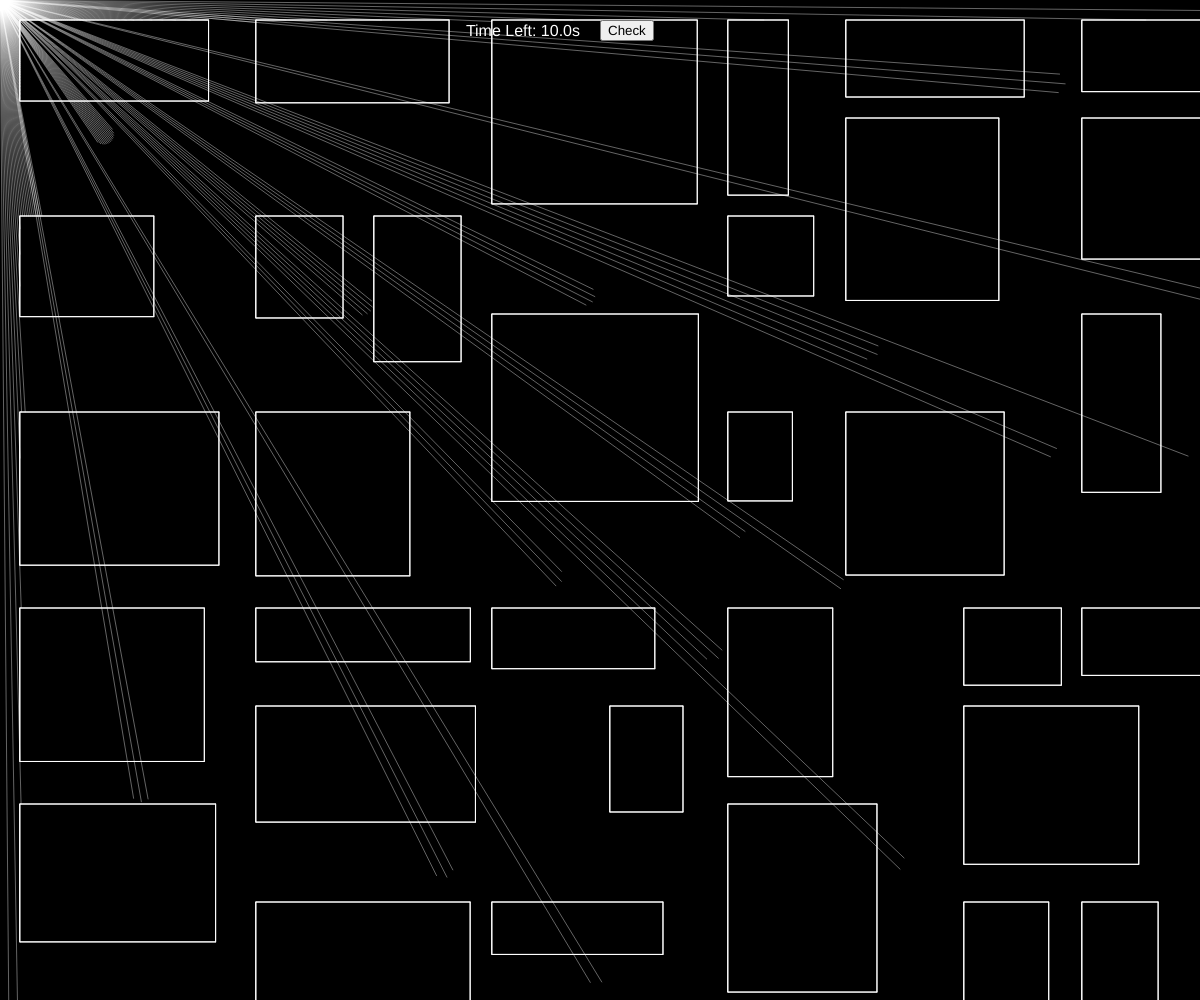
Frame 1 (no input)
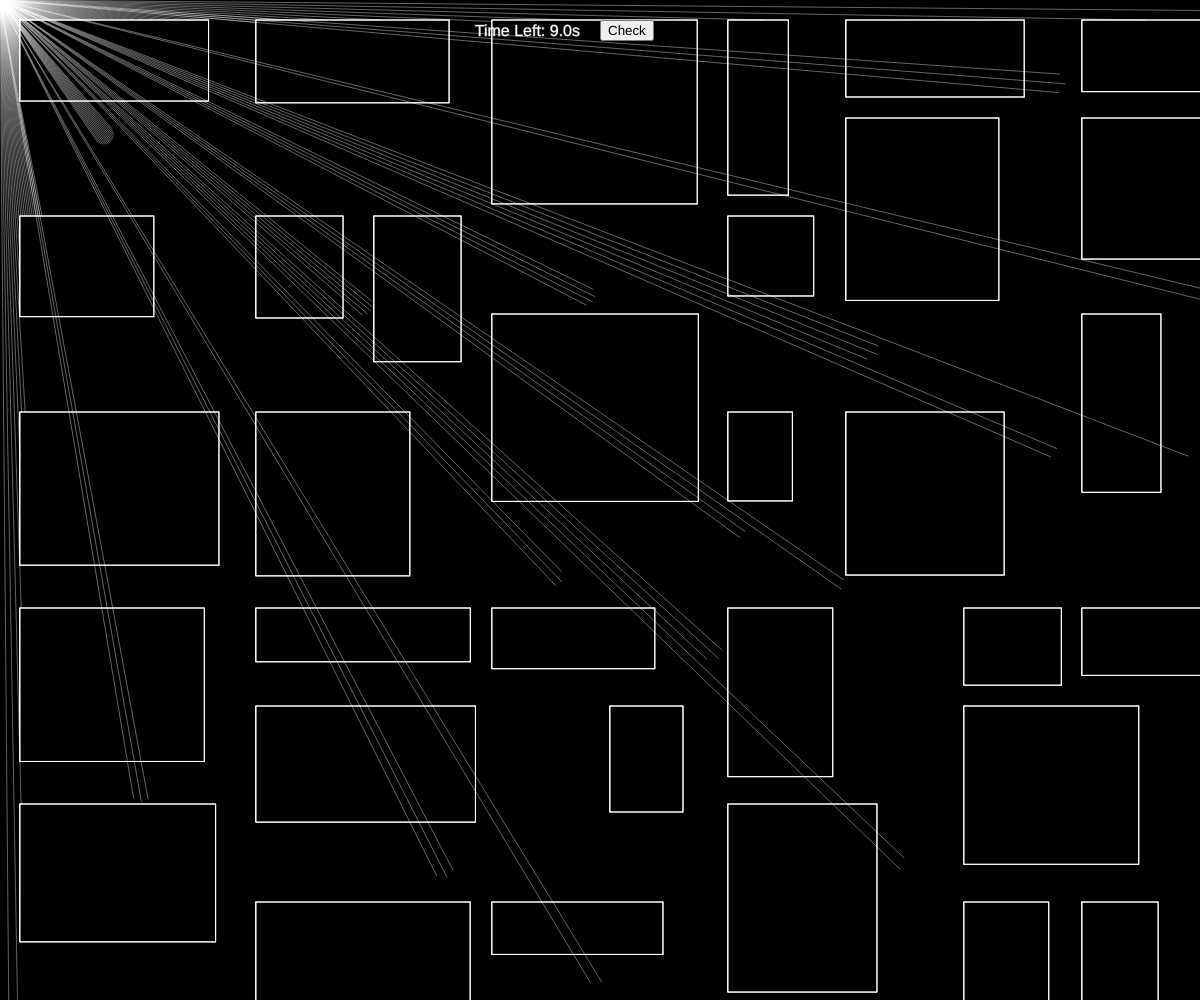
Frame 60 (no input)
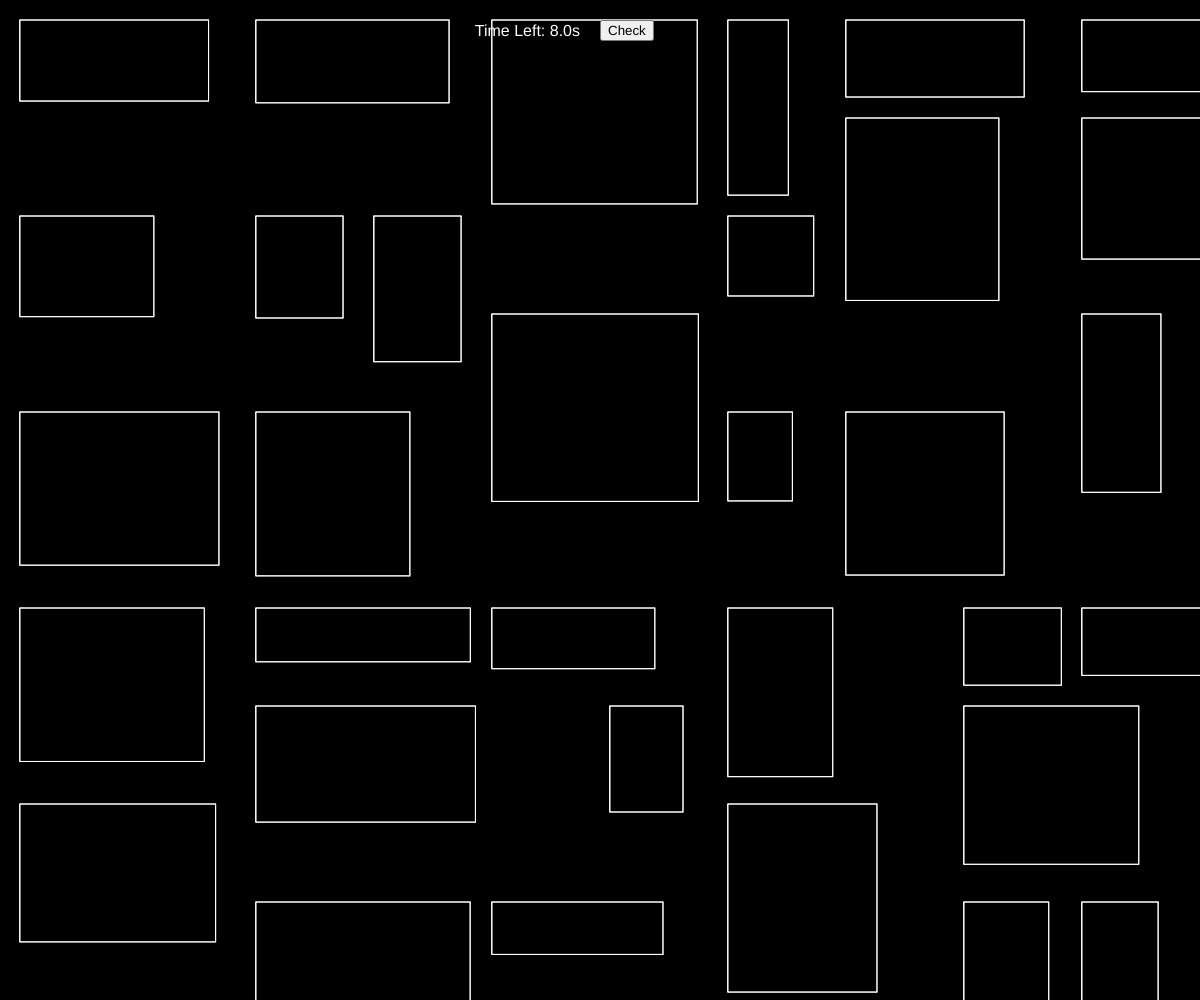
Frame 120 (the mouse pressed at the canvas centre since frame 60)

The p5.js sketch that drew these frames (run headless with seeded random() and noise() and a simulated clock; from frame 60 on, the mouse is pressed at the canvas centre):

// p5.js sketch
// ── sketch.js
let walls = [];
let circles = [];
let rectangleCount = 10; // Number of rectangles per row and column
let targetCircleCount = 10; // Set your target number of red circles here
let spacing = 20; // Space between rectangles
let particle;
let rayDensity = 0.5; // Angle step (increase for more rays)
let redCircleCount = 0;
let message = "";
let circleCount
let startTime;
let timerDuration = 10000; // 15 seconds in milliseconds
function preload() {
 
}

function setup() {
  createCanvas(windowWidth, windowHeight);
  textSize(32);
  textAlign(CENTER, CENTER);
  startTime = millis(); // Start the timer

  const gridSpacingX = (width - spacing * (rectangleCount + 1)) / rectangleCount; // Horizontal grid spacing
  const gridSpacingY = (height - spacing * (rectangleCount + 1)) / rectangleCount; // Vertical grid spacing

  // Create a grid of rectangles
  for (let row = 0; row < rectangleCount; row++) {
    for (let col = 0; col < rectangleCount; col++) {
      let attempts = 0;
      let newRect;
      let isValid = false;

      while (attempts < 100 && !isValid) {
        // Calculate the position of each rectangle with spacing
        const x = col * (gridSpacingX + spacing) + spacing;
        const y = row * (gridSpacingY + spacing) + spacing;
        const w = random(width * 0.05, width * 0.2); // Random width for each rectangle
        const h = random(height * 0.05, height * 0.2); // Random height for each rectangle

        newRect = new Rectangle(x, y, w, h);
        isValid = true;

        // Check if the new rectangle intersects with any other rectangle
        for (let existingRect of walls) {
          if (newRect.intersects(existingRect)) {
            isValid = false; // Set to false if overlap is detected
            break;
          }
        }

        attempts++;
      }

      // If a valid rectangle is found, add it to the walls
      if (isValid) {
        walls.push(newRect);
      }
    }
  }

  // Create a random number of red circles between 5 and 20
   circleCount = int(random(5, 21)); // Random count between 5 and 20

  // Create the red circles and ensure no intersection with rectangles or other circles
  while (circles.length < circleCount) {
    let attempts = 0;
    let newCircle;
    let isValid = false;

    while (attempts < 100 && !isValid) {
      let x = random(width);
      let y = random(height);
      let r = 10; // Small radius for the red circles

      newCircle = new Circle(x, y, r);
      isValid = true;

      // Check for intersection with any rectangle
      for (let wall of walls) {
        if (newCircle.intersects(wall)) {
          isValid = false; // If the circle intersects a rectangle, try again
          break;
        }
      }

      // Check for intersection with any other circle
      for (let otherCircle of circles) {
        let distance = dist(newCircle.x, newCircle.y, otherCircle.x, otherCircle.y);
        if (distance < newCircle.r + otherCircle.r + 50) { // Ensure minimum space between circles (50px)
          isValid = false; // If there's an intersection, try again
          break;
        }
      }

      attempts++;
    }

    if (isValid) {
      circles.push(newCircle); // Add the valid circle to the array
    }
  }

  // Create particle for ray-casting
  particle = new Particle();

  noCursor();
   checkButton = createButton('Check');
   checkButton.position(width/2, 20);
  checkButton.mousePressed(checkCircles); 
  
  // Attach the checkCircles function to the button
}

function draw() {
  background(0); // Background color
  text(message, width / 2, height / 2); 
let elapsedTime = millis() - startTime; // Calculate elapsed time
  let remainingTime = max(0, timerDuration - elapsedTime); // Time left

  // Display the timer
  fill(255);
  textSize(16);
  textAlign(RIGHT, RIGHT);
  text(`Time Left: ${(remainingTime / 1000).toFixed(1)}s`, width / 2 - 20, 32);


  // Display the message in the center
  text(message, width / 2, height / 2);
  let insideRectangle = false;
  // Display the count of red circles in the upper-left corner
   fill(255); // White color for the text
 if (remainingTime === 0) {
    message = "Game Over";
  }

  //text(`Red Circles: ${redCircleCount}`, 20, 20);
  // Draw all rectangles with their boundaries
  for (let wall of walls) {
    wall.show(); // Draw each rectangle

    // Check if the mouse is inside this rectangle
    if (mouseX > wall.x && mouseX < wall.x + wall.w &&
        mouseY > wall.y && mouseY < wall.y + wall.h) {
      insideRectangle = true; // Mouse is inside the rectangle
    }
  }

  // Draw the red circles
  for (let circle of circles) {
    circle.show(); // Draw each circle
  }

  // If the mouse is inside a rectangle, hide rays
  if (!insideRectangle) {
    particle.update(mouseX, mouseY);
    particle.show();
    particle.look(walls); // Cast rays to interact with walls and canvas edges
     // Count how many red circles are there
  redCircleCount = circles.filter(circle => circle.color && circle.color.levels[0] === 255 && circle.color.levels[1] === 0 && circle.color.levels[2] === 0).length;

  }
  
  
}

/////////////////////////////////////////////// Rectangle Class
class Rectangle {
  constructor(x, y, w, h) {
    this.x = x; // Top-left x-coordinate
    this.y = y; // Top-left y-coordinate
    this.w = w; // Width
    this.h = h; // Height

    // Create boundaries for the rectangle
    this.edges = [
      new Boundary(this.x, this.y, this.x + this.w, this.y), // Top edge
      new Boundary(this.x + this.w, this.y, this.x + this.w, this.y + this.h), // Right edge
      new Boundary(this.x + this.w, this.y + this.h, this.x, this.y + this.h), // Bottom edge
      new Boundary(this.x, this.y + this.h, this.x, this.y) // Left edge
    ];
  }

  show() {
    // Draw the rectangle's boundaries (edges)
    stroke(255);
    noFill();
    rect(this.x, this.y, this.w, this.h);
    
    // Optionally, show the edges as lines for clarity
    for (let edge of this.edges) {
      edge.show(); // Draw each boundary line
    }
  }

  // Check if this rectangle intersects with another rectangle
  intersects(other) {
    return !(this.x + this.w + spacing < other.x || // This rectangle is to the left of the other
             this.x > other.x + other.w + spacing || // This rectangle is to the right of the other
             this.y + this.h + spacing < other.y || // This rectangle is above the other
             this.y > other.y + other.h + spacing); // This rectangle is below the other
  }
}
function checkCircles() {

  if (redCircleCount === circleCount) {
    message = "You Win!";  // Set message to "You Win!"
  } else {
    message = "Game Over";  // Set message to "Game Over"
  }
}



/////////////////////////////////////////////// Boundary Class (for edges)
class Boundary {
  constructor(x1, y1, x2, y2) {
    this.a = createVector(x1, y1);
    this.b = createVector(x2, y2);
  }

  show() {
    stroke(255); // Edge color
    line(this.a.x, this.a.y, this.b.x, this.b.y);
  }
}
class Circle {
  constructor(x, y, r) {
    this.x = x;
    this.y = y;
    this.r = r;
    this.color = null; // No color by default (transparent)
    this.isIntersected = false; // Track if the circle is intersected
    this.intersectCount = 0; // Counter for how many rays intersected the circle
  }

  show() {
    if (this.color !== null) {
      fill(this.color); // Use the circle's current color if not null
    } else {
      noFill(); // No fill if the color is null (transparent)
    }
    noStroke();
    ellipse(this.x, this.y, this.r * 2); // Draw the circle
  }

  intersects(rect) {
    // Check if the circle intersects with a rectangle
    let closestX = constrain(this.x, rect.x, rect.x + rect.w);
    let closestY = constrain(this.y, rect.y, rect.y + rect.h);
    let d = dist(this.x, this.y, closestX, closestY);
    return d < this.r;
  }
}


//////////////////////////////////////////////////// Particle look method (Corrected)

//////////////////////////////////////////////////// Particle look method (Updated)
class Particle {
  constructor() {
    this.pos = createVector(width / 2, height / 2);
    this.rays = [];
    for (let a = 0; a < 360; a += rayDensity) { // Decrease step for more rays
      this.rays.push(new Ray(this.pos, radians(a)));
    }
  }

  update(x, y) {
    this.pos.set(x, y);
  }

  look(walls) {
    // Reset circle states at the start of each frame
    for (let circle of circles) {
      circle.isIntersected = false; // Assume no intersection by default
      circle.intersectCount = 0; // Reset intersect count
    }

    for (let i = 0; i < this.rays.length; i++) {
      const ray = this.rays[i];
      let closest = null;
      let record = Infinity;

      // Check intersections with rectangles (walls)
      for (let wall of walls) {
        for (let edge of wall.edges) {
          const pt = ray.cast(edge);
          if (pt) {
            const d = p5.Vector.dist(this.pos, pt);
            if (d < record) {
              record = d;
              closest = pt; // Closest point is the wall intersection for now
            }
          }
        }
      }

      // Check intersections with circles, but only if no rectangle blocks the way
      for (let circle of circles) {
        const pt = ray.intersectsCircle(circle);
        if (pt) {
          const d = p5.Vector.dist(this.pos, pt);

          // Check if any wall is closer than the circle
          let isBlocked = false;
          for (let wall of walls) {
            for (let edge of wall.edges) {
              const wallPt = ray.cast(edge);
              if (wallPt) {
                const wallDist = p5.Vector.dist(this.pos, wallPt);
                if (wallDist < d) {
                  isBlocked = true; // Rectangle blocks the path to the circle
                  break;
                }
              }
            }
            if (isBlocked) break;
          }

          // If not blocked, check if this is the closest intersection
          if (!isBlocked && d < record) {
            circle.isIntersected = true; // Mark circle as intersected
            circle.intersectCount++; // Increment the intersection counter
            record = d;
            closest = pt; // Update closest point to be the circle intersection
          }
        }
      }

      // Check intersections with canvas edges
      const edgePt = ray.castCanvasEdge();
      if (edgePt) {
        const d = p5.Vector.dist(this.pos, edgePt);
        if (d < record) {
          record = d;
          closest = edgePt;
        }
      }

      if (closest) {
        stroke(255, 100); // Ray color
        line(this.pos.x, this.pos.y, closest.x, closest.y); // Draw the ray
      }
    }

    // Update circle colors after all rays are checked
    for (let circle of circles) {
      if (circle.intersectCount >= 50) { // If 50 rays have intersected the circle
        circle.color = color(255, 0, 0); // Change color to red
      }
    }
  }

  show() {
    fill(255);
    noStroke();
    ellipse(this.pos.x, this.pos.y, 4); // Light source
    for (let ray of this.rays) {
      ray.show();
    }
  }
}


/////////////////////////////////////////////// Ray Class
class Ray {
  intersectsCircle(circle) {
  const cx = circle.x;
  const cy = circle.y;
  const r = circle.r;

  // Vector from ray position to circle center
  const toCircle = createVector(cx - this.pos.x, cy - this.pos.y);

  // Project `toCircle` onto the ray direction
  const proj = p5.Vector.dot(toCircle, this.dir);

  // Find the closest point on the ray to the circle center
  const closest = p5.Vector.add(this.pos, p5.Vector.mult(this.dir, proj));

  // Calculate distance from the closest point to the circle center
  const distToCenter = dist(closest.x, closest.y, cx, cy);

  // If this distance is less than the circle radius, there is an intersection
  if (distToCenter < r) {
    // Calculate the intersection point
    const offset = sqrt(r * r - distToCenter * distToCenter);
    const intersection = p5.Vector.add(closest, p5.Vector.mult(this.dir, -offset));
    return intersection;
  }

  return null; // No intersection
}

  constructor(pos, angle) {
    this.pos = pos;
    this.dir = p5.Vector.fromAngle(angle);
  }

  lookAt(x, y) {
    this.dir.x = x - this.pos.x;
    this.dir.y = y - this.pos.y;
    this.dir.normalize();
  }

  show() {
    stroke(255);
    push();
    translate(this.pos.x, this.pos.y);
    line(0, 0, this.dir.x * 10, this.dir.y * 10); // Length of ray
    pop();
  }

  cast(wall) {
    const x1 = wall.a.x;
    const y1 = wall.a.y;
    const x2 = wall.b.x;
    const y2 = wall.b.y;
    const x3 = this.pos.x;
    const y3 = this.pos.y;
    const x4 = this.pos.x + this.dir.x;
    const y4 = this.pos.y + this.dir.y;

    const den = (x1 - x2) * (y3 - y4) - (y1 - y2) * (x3 - x4);
    if (den == 0) {
      return;
    }

    const t = ((x1 - x3) * (y3 - y4) - (y1 - y3) * (x3 - x4)) / den;
    const u = -((x1 - x2) * (y1 - y3) - (y1 - y2) * (x1 - x3)) / den;
    if (t > 0 && t < 1 && u > 0) {
      const pt = createVector();
      pt.x = x1 + t * (x2 - x1);
      pt.y = y1 + t * (y2 - y1);
      return pt;
    } else {
      return;
    }
  }

  // Check for intersection with the canvas edges
  castCanvasEdge() {
    const x1 = this.pos.x;
    const y1 = this.pos.y;
    const x2 = this.pos.x + this.dir.x * 10000; // Extend ray far enough
    const y2 = this.pos.y + this.dir.y * 10000;

    // Check for intersection with canvas edges (top, right, bottom, left)
    const canvasEdges = [
      new Boundary(0, 0, width, 0), // Top
      new Boundary(width, 0, width, height), // Right
      new Boundary(width, height, 0, height), // Bottom
      new Boundary(0, height, 0, 0) // Left
    ];

    let closest = null;
    let record = Infinity;
    for (let edge of canvasEdges) {
      const pt = this.cast(edge);
      if (pt) {
        const d = p5.Vector.dist(this.pos, pt);
        if (d < record) {
          record = d;
          closest = pt;
        }
      }
    }
    return closest;
  }
}
